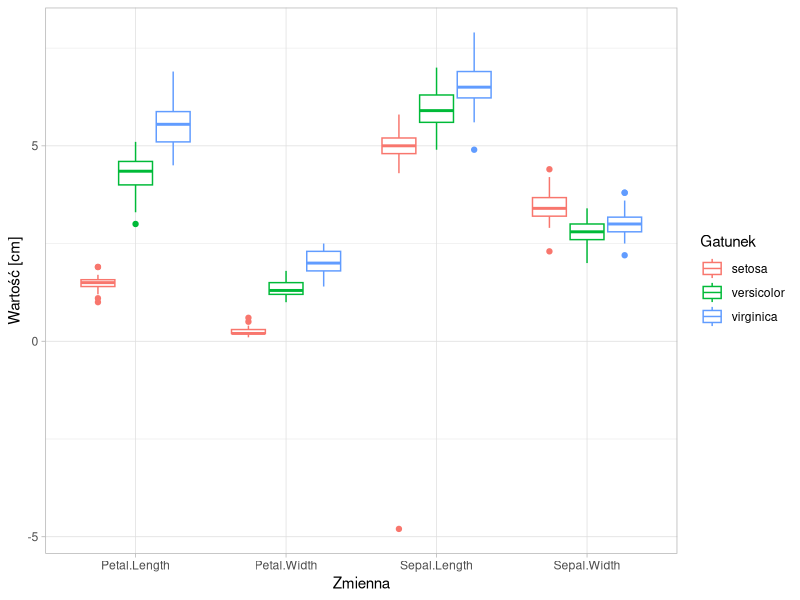
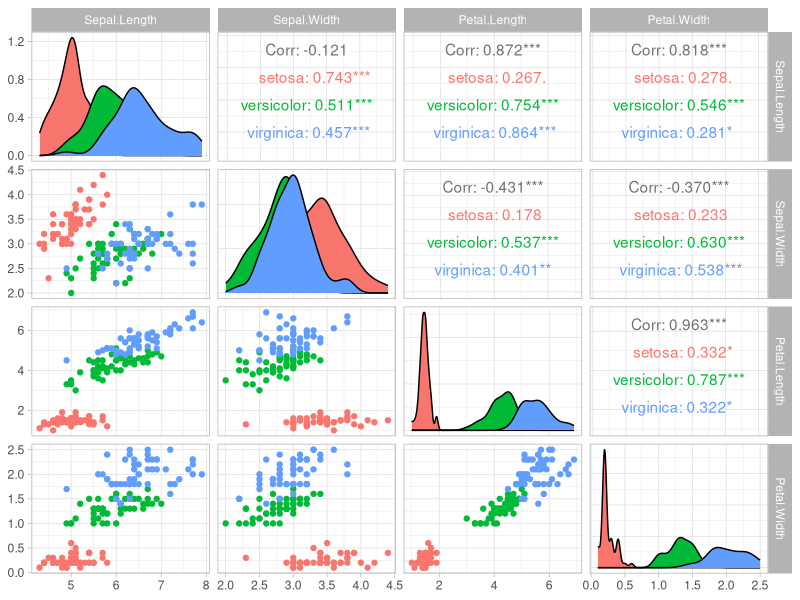
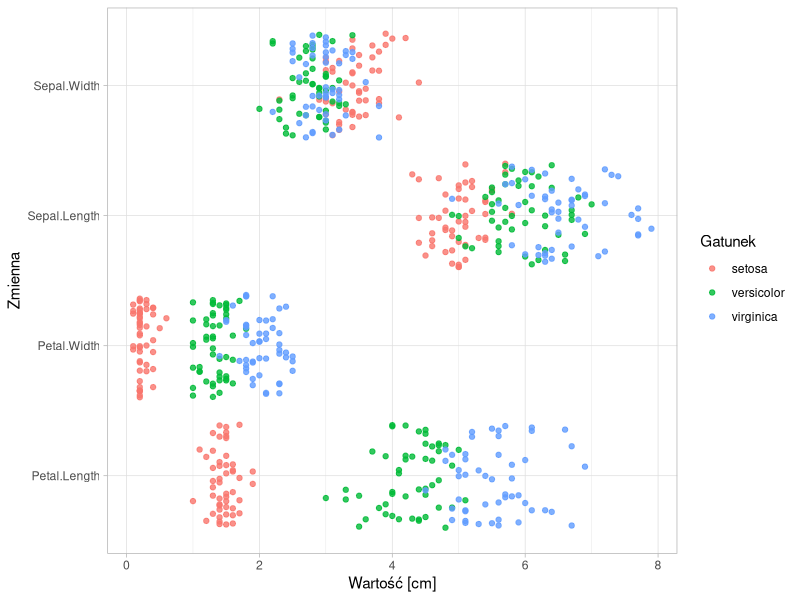

R code for these plots, in order: (Note: this script raises an error after producing the figures.)
## ---- chunk 1
startTime = Sys.time()
## ---- chunk 2
library("MASS")
library("e1071")
library("tidyr")
library("caret")
library("GGally")
library("ggplot2")
library("doParallel")
## ---- chunk 3
dane = read.csv("C4L Academy - Data Science Graduate - IRISES dataset (2019-06).csv", sep = "|")
dane$Petal.Width[133] = "2.2"
dane$Petal.Width = as.numeric(as.character(dane$Petal.Width))
## ---- chunk 4
str(dane)
## ---- chunk 5
levels(dane$Species)
table(dane$Species)
## ---- chunk 6
apply(dane[1:4], 2, function(x) any(is.na(x)))
sum(is.na(dane$Sepal.Width))
which(is.na(dane$Sepal.Width))
dane$Sepal.Width[82] = round(mean(dane$Sepal.Width[dane$Species == "versicolor"], na.rm = TRUE), 1)
## ---- chunk 7
dane_long = gather(dane, "zmienna", "wartosc", 1:4)
ggplot(dane_long, aes(x = zmienna, y = wartosc)) + 
  geom_boxplot(aes(colour = Species)) +
  xlab("Zmienna") +
  ylab("Wartość [cm]") +
  labs(colour = "Gatunek") +
  theme_light()
## ---- chunk 8
dane$Sepal.Length[dane$Sepal.Length == -4.8] = abs(-4.8)
dane_long$wartosc[dane_long$wartosc == -4.8] = abs(-4.8)
## ---- chunk 9
ggpairs(dane, mapping = aes(color = Species), 
        columns = c("Sepal.Length", "Sepal.Width", "Petal.Length", "Petal.Width")) +
  theme_light()
## ---- chunk 10
aggregate(. ~ Species, data = dane, mean)
## ---- chunk 11
ggplot(dane_long, aes(wartosc, zmienna)) +
  geom_jitter(aes(colour = Species), width = 0, alpha = 0.8) +
  xlab("Wartość [cm]") +
  ylab("Zmienna") +
  labs(colour = "Gatunek") +
  theme_light()
## ---- chunk 12
# ustawienie ziarna losowości (powtarzalność wyników)
set.seed(1)

trainIndex = createDataPartition(dane$Species, p = 0.8, list = FALSE)
train = dane[trainIndex, ]
test = dane[-trainIndex, ]
## ---- chunk 13
set.seed(1)
seeds = vector(mode = "list", length = 101) # length = number * repeats + 1
for(i in 1:101) seeds[[i]] = sample.int(n = 1000, 6)

# kroswalidacja 10-fold
fitControl = trainControl(method = "repeatedcv", 
                          number = 10, 
                          repeats = 10, 
                          seeds = seeds)

# równoległe tworzenie modeli
n_cores = detectCores() - 1
cl = makePSOCKcluster(n_cores)
registerDoParallel(cl)

# trenowanie modeli
SVM_mdl = train(Species ~ ., data = train, 
                method = "svmLinear2", 
                trControl = fitControl,
                metric = "Accuracy")

RF_mdl = train(Species ~ ., data = train,
               method = "ranger",
               trControl = fitControl,
               metric = "Accuracy")

LDA_mdl = train(Species ~ ., data = train,
                method = "lda2",
                trControl = fitControl,
                metric = "Accuracy")

stopCluster(cl)
## ---- chunk 14
resamps = resamples(list(SVM = SVM_mdl, RF = RF_mdl, LDA = LDA_mdl))
ggplot(resamps, metric = "Accuracy", conf.level = 0.99) +
  xlab("Model") +
  ylab("Dokładność") +
  labs(title = "Skuteczność klasyfikacji", subtitle = "Przedział ufności: 0,99") +
  theme_light()
## ---- chunk 15
# zapisz najlepszy model
saveRDS(LDA_mdl, "model_LDA.rds")
## ---- chunk 16
pred = predict(LDA_mdl, test)
confusionMatrix(pred, test$Species)
## ---- chunk 17
imps = data.frame(varImp(LDA_mdl)$importance)
imps$zmienna = rownames(imps)
imps = gather(imps, "gatunek", "istotnosc", 1:3)

ggplot(imps, aes(x = reorder(zmienna, istotnosc), y = istotnosc)) +
  geom_col(width = 0.01, fill = "black") +
  geom_point() +
  coord_flip() +
  facet_wrap(. ~ gatunek) +
  xlab("Zmienna") +
  ylab("Istotność") +
  labs(subtitle = "Liniowa analiza dyskryminacyjna") +
  theme_light()
